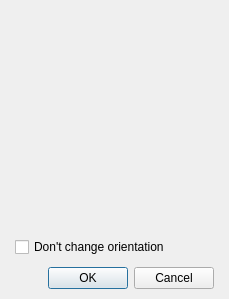
<?xml version="1.0" encoding="UTF-8"?>
<ui version="4.0">
 <class>DialogChangeGraphics</class>
 <widget class="QDialog" name="DialogChangeGraphics">
  <property name="geometry">
   <rect>
    <x>0</x>
    <y>0</y>
    <width>229</width>
    <height>299</height>
   </rect>
  </property>
  <property name="windowTitle">
   <string>Dialog</string>
  </property>
  <layout class="QGridLayout" name="gridLayout">
   <property name="leftMargin">
    <number>15</number>
   </property>
   <property name="topMargin">
    <number>10</number>
   </property>
   <property name="rightMargin">
    <number>15</number>
   </property>
   <property name="bottomMargin">
    <number>10</number>
   </property>
   <item row="0" column="0">
    <layout class="QVBoxLayout" name="verticalLayout_2" stretch="1,0">
     <property name="spacing">
      <number>10</number>
     </property>
     <item>
      <layout class="QVBoxLayout" name="verticalLayout">
       <item>
        <widget class="PanelGraphics" name="panelGraphics" native="true"/>
       </item>
       <item>
        <widget class="QCheckBox" name="checkBox">
         <property name="text">
          <string>Don't change orientation</string>
         </property>
        </widget>
       </item>
      </layout>
     </item>
     <item>
      <widget class="QDialogButtonBox" name="buttonBox">
       <property name="orientation">
        <enum>Qt::Horizontal</enum>
       </property>
       <property name="standardButtons">
        <set>QDialogButtonBox::Cancel|QDialogButtonBox::Ok</set>
       </property>
      </widget>
     </item>
    </layout>
   </item>
  </layout>
 </widget>
 <customwidgets>
  <customwidget>
   <class>PanelGraphics</class>
   <extends>QWidget</extends>
   <header>panelgraphics.h</header>
   <container>1</container>
  </customwidget>
 </customwidgets>
 <resources/>
 <connections>
  <connection>
   <sender>buttonBox</sender>
   <signal>accepted()</signal>
   <receiver>DialogChangeGraphics</receiver>
   <slot>accept()</slot>
   <hints>
    <hint type="sourcelabel">
     <x>248</x>
     <y>254</y>
    </hint>
    <hint type="destinationlabel">
     <x>157</x>
     <y>274</y>
    </hint>
   </hints>
  </connection>
  <connection>
   <sender>buttonBox</sender>
   <signal>rejected()</signal>
   <receiver>DialogChangeGraphics</receiver>
   <slot>reject()</slot>
   <hints>
    <hint type="sourcelabel">
     <x>316</x>
     <y>260</y>
    </hint>
    <hint type="destinationlabel">
     <x>286</x>
     <y>274</y>
    </hint>
   </hints>
  </connection>
 </connections>
</ui>
